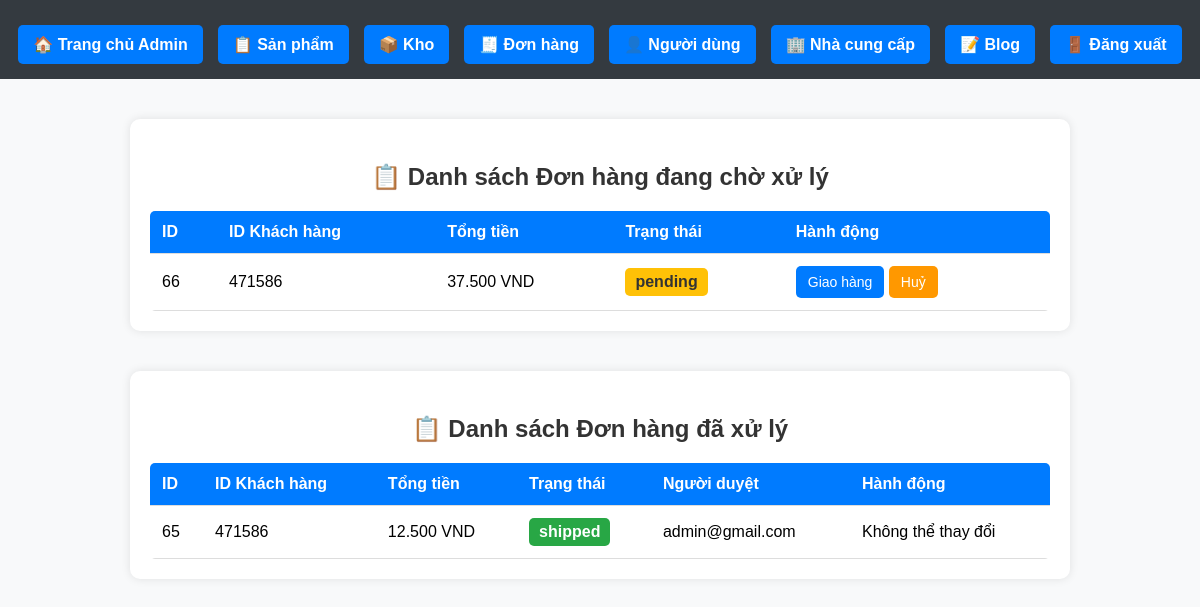
The app's page /admin/manage_orders.php, older data.
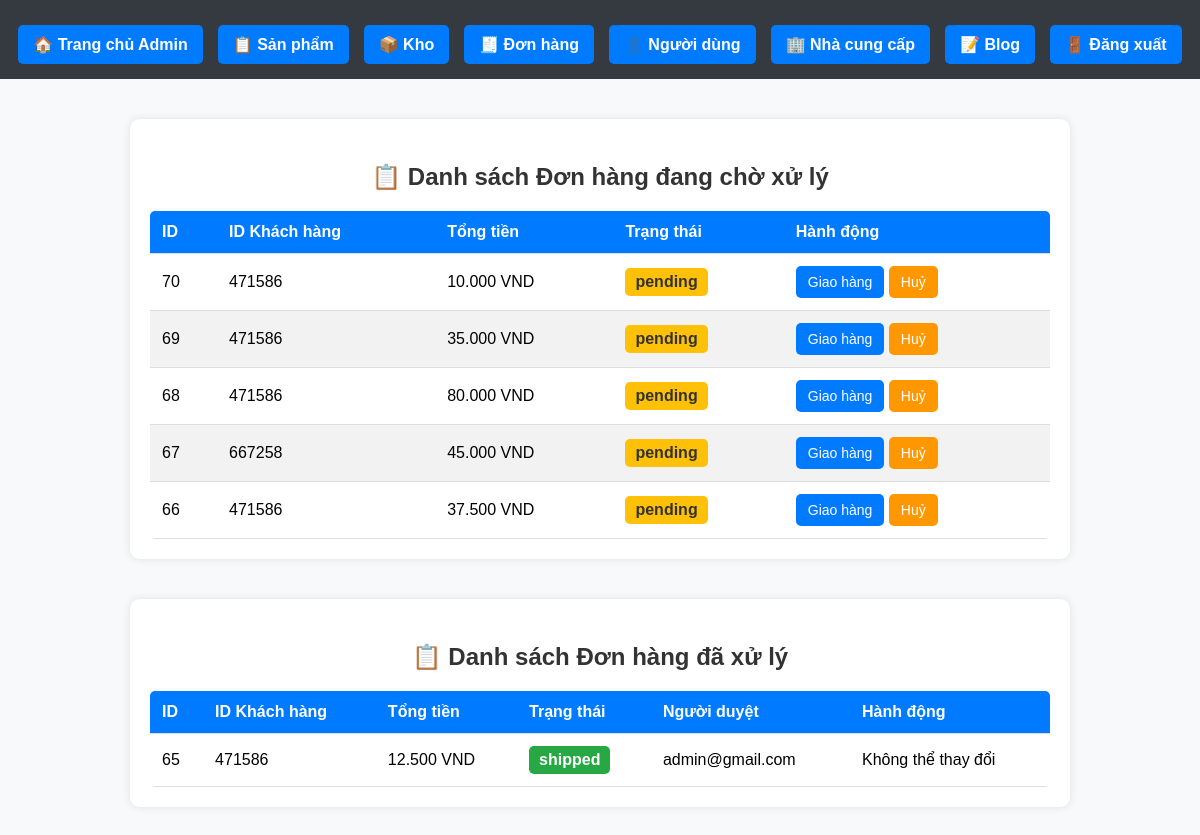
The same page, newer data.
### tables this page shows
CREATE TABLE `orders` (
  `order_id` int(11) NOT NULL,
  `user_id` int(11) DEFAULT NULL,
  `total_price` decimal(10,2) NOT NULL,
  `order_status` enum('pending','shipped','canceled') DEFAULT 'pending',
  `created_at` timestamp NOT NULL DEFAULT current_timestamp(),
  `payment_method` varchar(50) NOT NULL DEFAULT 'cod',
  `approved_by_email` varchar(255) DEFAULT NULL
);

### admin/manage_orders.php (the view, shortened to what this page needs)
<?php
require_once __DIR__ . '/../database/db_connect.php';
?>
<!DOCTYPE html>
<html lang="vi">
<head>
    <link rel="stylesheet" href="../assets/css/admin.css">
</head>
<body>
<?php include_once __DIR__ . '/nav_admin.php'; ?>
<section>
    <h3>📋 Danh sách Đơn hàng đang chờ xử lý</h3>
    <?php
    $query_pending = "SELECT order_id, user_id, total_price, order_status
                      FROM orders
                      WHERE order_status = 'pending'
                      ORDER BY order_id DESC";
    $result_pending = $conn->query($query_pending);
    ?>
    <?php if ($result_pending && $result_pending->num_rows > 0): ?>
        <table class="admin-table">
            <thead>
            <tr>
                <th>ID</th>
                <th>ID Khách hàng</th>
                <th>Tổng tiền</th>
                <th>Trạng thái</th>
                <th>Hành động</th>
            </tr>
            </thead>
            <tbody>
            <?php while ($row = $result_pending->fetch_assoc()): ?>
                <tr>
                    <td><?= htmlspecialchars($row['order_id']) ?></td>
                    <td><?= htmlspecialchars($row['user_id']) ?></td>
                    <td><?= number_format($row['total_price'], 0, ',', '.') ?> VND</td>
                    <td>
                        <span class="order-status <?= strtolower($row['order_status']) ?>">
                            <?= htmlspecialchars($row['order_status']) ?>
                        </span>
                    </td>
                    <td>
                        <a class="btn btn-primary"
                           href="?id=<?= $row['order_id'] ?>&status=shipped"
                           onclick="return confirm('Xác nhận giao đơn hàng #<?= $row['order_id'] ?>?')">
                            Giao hàng
                        </a>
                        <a class="btn btn-warning"
                           href="?id=<?= $row['order_id'] ?>&status=canceled"
                           onclick="return confirm('Bạn chắc chắn muốn huỷ đơn hàng #<?= $row['order_id'] ?>?')">
                            Huỷ
                        </a>
                    </td>
                </tr>
            <?php endwhile; ?>
            </tbody>
        </table>
    <?php else: ?>
        <p class="error-message">❌ Không có đơn hàng nào cần xử lý!</p>
    <?php endif; ?>
</section>
<section>
    <h3>📋 Danh sách Đơn hàng đã xử lý</h3>
    <?php
    $query_processed = "SELECT order_id, user_id, total_price, order_status, approved_by_email
                        FROM orders
                        WHERE order_status IN ('shipped', 'canceled')
                        ORDER BY order_id DESC";
    $result_processed = $conn->query($query_processed);
    ?>
    <?php if ($result_processed && $result_processed->num_rows > 0): ?>
        <table class="admin-table">
            <thead>
            <tr>
                <th>ID</th>
                <th>ID Khách hàng</th>
                <th>Tổng tiền</th>
                <th>Trạng thái</th>
                <th>Người duyệt</th>
                <th>Hành động</th>
            </tr>
            </thead>
            <tbody>
            <?php while ($row = $result_processed->fetch_assoc()): ?>
                <tr>
                    <td><?= htmlspecialchars($row['order_id']) ?></td>
                    <td><?= htmlspecialchars($row['user_id']) ?></td>
                    <td><?= number_format($row['total_price'], 0, ',', '.') ?> VND</td>
                    <td>
                        <span class="order-status <?= strtolower($row['order_status']) ?>">
                            <?= htmlspecialchars($row['order_status']) ?>
                        </span>
                    </td>
                    <td><?= htmlspecialchars($row['approved_by_email'] ?? 'Chưa xác định') ?></td>
                    <td>
                        <span class="text-muted">Không thể thay đổi</span>
                    </td>
                </tr>
            <?php endwhile; ?>
            </tbody>
        </table>
    <?php else: ?>
        <p class="error-message">❌ Không có đơn hàng nào đã xử lý!</p>
    <?php endif; ?>
</section>
</body>
</html>

Row changes from the older to the newer data that the page shows:
added orders: order_id "70", user "471586", total_price "10.000", order_status "pending", shown under "📋 Danh sách Đơn hàng đang chờ xử lý"
added orders: order_id "69", user "471586", total_price "35.000", order_status "pending", shown under "📋 Danh sách Đơn hàng đang chờ xử lý"
added orders: order_id "68", user "471586", total_price "80.000", order_status "pending", shown under "📋 Danh sách Đơn hàng đang chờ xử lý"
added orders: order_id "67", user "667258", total_price "45.000", order_status "pending", shown under "📋 Danh sách Đơn hàng đang chờ xử lý"
